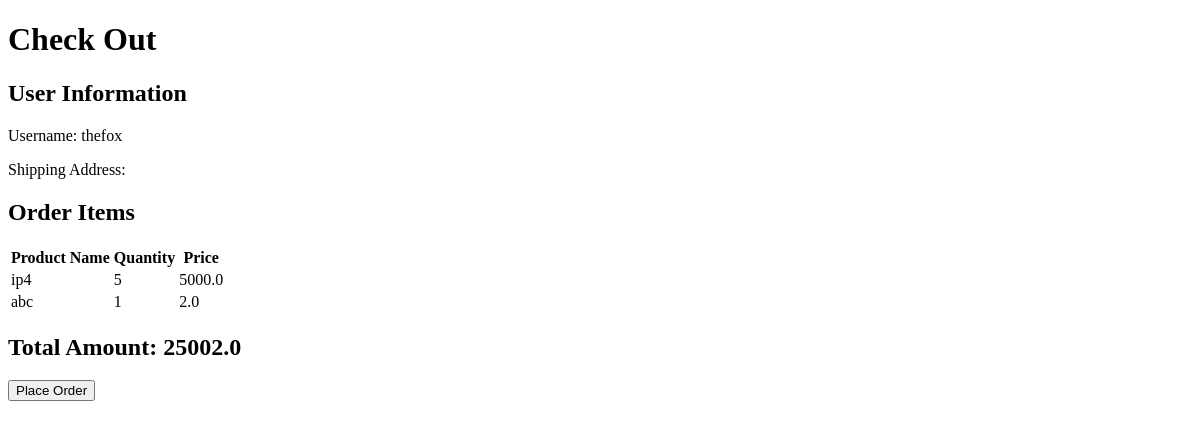
Page /cart/check_out (signed in) on the earlier database version.
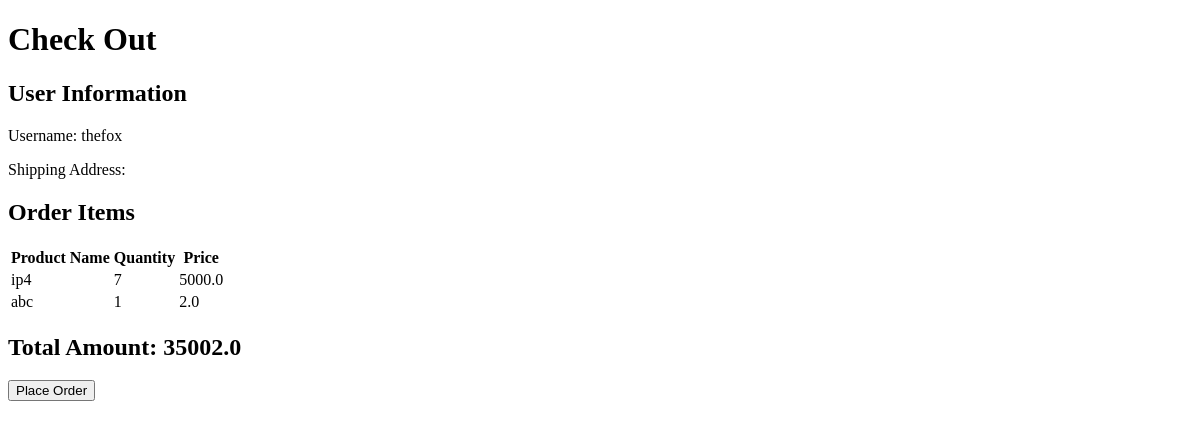
Same page on the later database version.
### store/models.py (models this page shows, shortened)
class CartItem(models.Model):
    id = models.AutoField(primary_key=True)
    cartID = models.ForeignKey(Cart, on_delete=models.CASCADE)
    productID = models.ForeignKey(Product, on_delete=models.CASCADE)
    quantityToBuy = models.IntegerField(default=0)

class Cart(models.Model):
    cartID = models.IntegerField(primary_key=True)
    totalAmount = models.FloatField(default=0)
    userID = models.OneToOneField(CustomUser, on_delete=models.CASCADE)

class Product(models.Model):
    productID = models.AutoField(primary_key=True)
    productName = models.CharField(max_length=12)
    stockQuantity = models.IntegerField()
    unitPrice = models.FloatField()
    productDes = models.CharField(max_length=2000)
    image = models.ImageField(upload_to='uploads/')
    category = models.CharField(max_length=50)

### store/views.py (the view)
# urls.py: path('cart/check_out', check_out, name='check_out'),
def check_out(request):
    user = request.user
    cart = Cart.objects.get(userID=user)
    cart_items = CartItem.objects.filter(cartID=cart)
    context = {
        'user': user,
        'cart_items': cart_items,
        'cart': cart,
    }
    return render(request, 'check_out.html', context)

### templates/check_out.html (shortened to what this page needs)
<!DOCTYPE html>
<html>
<head>
</head>
<body>
    <h1>Check Out</h1>
    <h2>User Information</h2>
    <p>Username: {{ user.username }}</p>
    <p>Shipping Address: {{ user.shippingAddress }}</p>
    <h2>Order Items</h2>
    <table>
        <thead>
            <tr>
                <th>Product Name</th>
                <th>Quantity</th>
                <th>Price</th>
            </tr>
        </thead>
        <tbody>
            {% for item in cart_items %}
            <tr>
                <td>{{ item.productID.productName }}</td>
                <td>{{ item.quantityToBuy }}</td>
                <td>{{ item.productID.unitPrice }}</td>
            </tr>
            {% endfor %}
        </tbody>
    </table>
    <h2>Total Amount: {{ cart.totalAmount }}</h2>
    <form action="{% url 'create_order' %}" method="post">
        <input type="submit" value="Place Order">
    </form>
</body>
</html>

Differences in the rows shown:
changed CartItem "ip4": quantityToBuy "5" → "7"
changed Cart: totalAmount "25002.0" → "35002.0"
